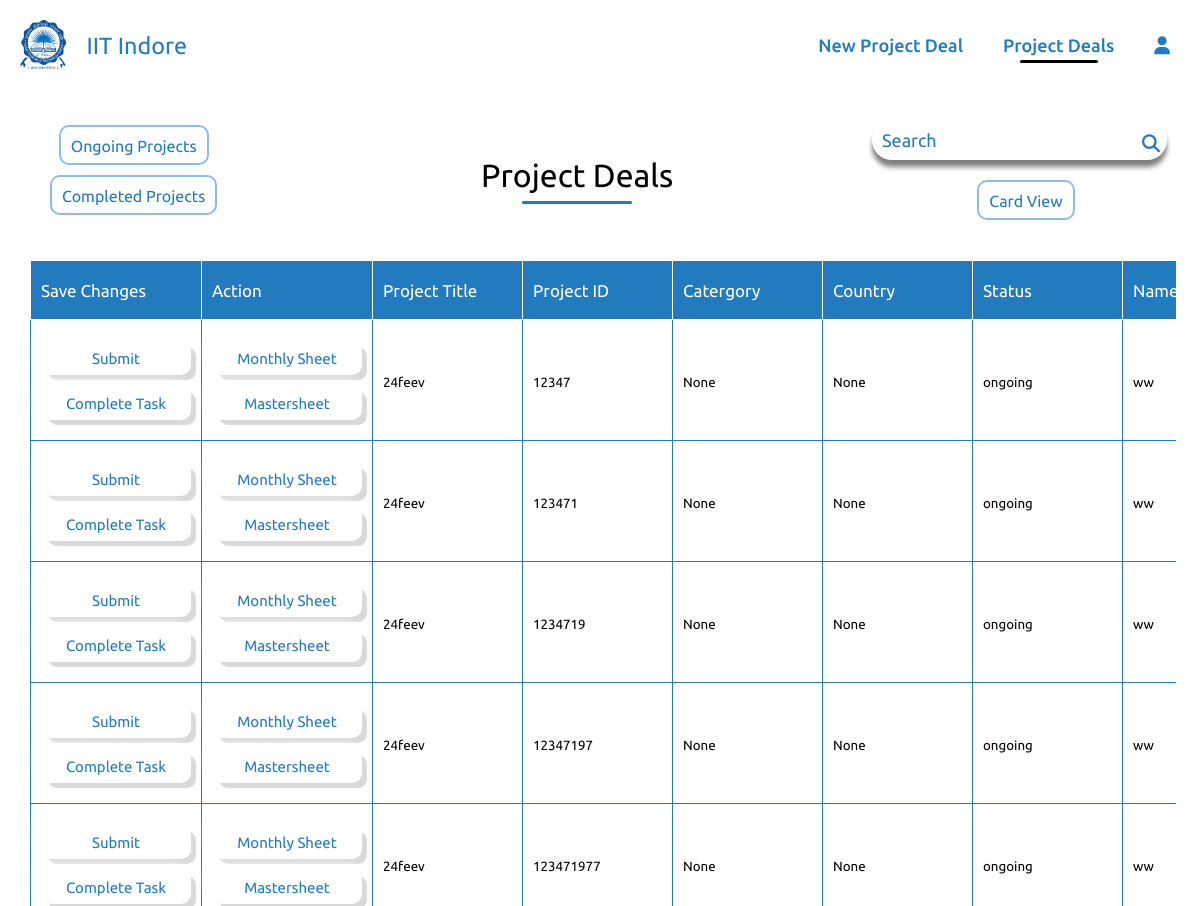
The app's page /project_listwise/ (upper part), older data.
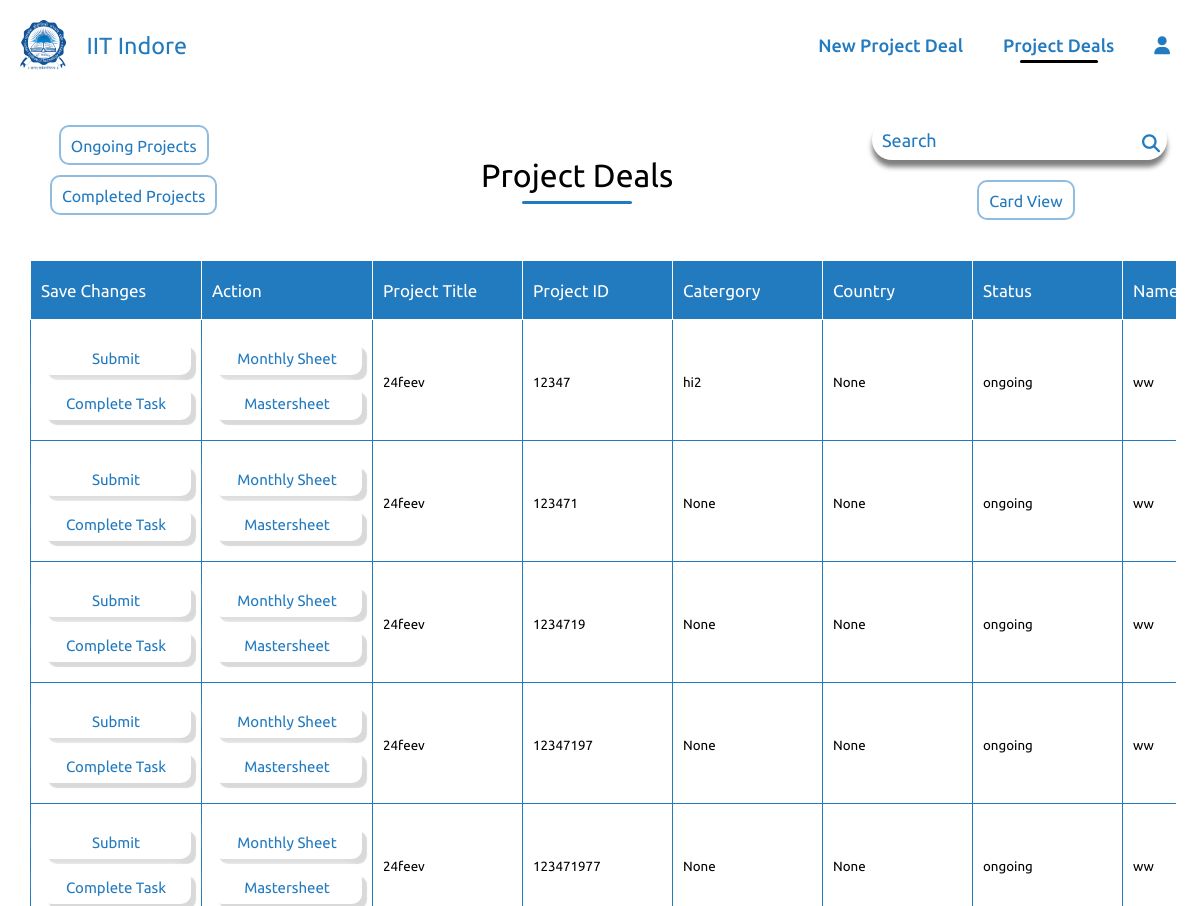
The same page, newer data.
### home/models.py (models this page shows)
class project_details(models.Model):
    Project_Fellowship_No = models.CharField(max_length=20,null=True,blank=True,default=None)
    Project_file_name = models.CharField(max_length=20,null=True,blank= True)
    PI_of_Project = models.CharField(max_length=20,blank=True,null=True)
    Sanctioned_Date = models.DateField(null=True)
    Project_Start_Date = models.DateField(null=True)
    Project_Closure_Date = models.DateField(null=True)
    Title_of_Project = models.CharField(max_length=50,blank=True,null=True)
    project_duration =models.IntegerField(null=True)
    financial_year_start_index = models.IntegerField(null=True)
    financial_year_end_index = models.IntegerField(null=True)
    start_month = models.IntegerField(null=True)
    end_month = models.IntegerField(null=True)
    funding_agency = models.CharField(max_length=100,blank=True,null=True)
    Co_PI_of_Project = models.CharField(max_length=100,blank=True,null=True)
    Country_Involved = models.CharField(max_length=100,blank=True,null=True)
    Department = models.CharField(max_length=100,blank=True,null=True)
    Category = models.CharField(max_length=100,blank=True,null=True)
    Details_of_Donors= models.CharField(max_length=100,blank=True,null=True)
    remark = models.TextField(null=True, blank=True)
    scheme_name = models.CharField(max_length=255, null=True, blank=True)
    scheme_code = models.CharField(max_length=50, null=True, blank=True)
    received_amount =models.CharField(max_length=50, null=True, blank=True)
    date_of_receipt_amount = models.DateField(default=timezone.now, null=True, blank=True)
    provisional_uc = models.TextField(null=True, blank=True)
    audited_uc = models.TextField(null=True, blank=True)
    link_uc = models.URLField(null=True, blank=True)
    sanction_letters_link = models.URLField(null=True, blank=True)
    total_project_cost = models.CharField(max_length=50, null=True, blank=True)
    fellowship_type = models.CharField(max_length=100, null=True, blank=True)
    TASK_CHOICES = [
        ('ongoing', 'Ongoing'),
        ('completed', 'Completed'),
    ]
    task = models.CharField(
        max_length=10,
        choices=TASK_CHOICES,
        default='ongoing',
    )

### home/views.py (the view)
# urls.py: path('project_listwise/',views.project_listwise,name='project_listwise'),
def project_listwise(request):
    projects =  project_details.objects
    filter_option = request.GET.get('filter')
    if filter_option == 'ongoing':
        projects = projects.filter(task='ongoing')
    elif filter_option == 'completed':
        projects = projects.filter(task='completed')
    sort_by = request.GET.get('sortBy', 'Title_of_Project')
    sort_order = request.GET.get('sortOrder', 'asc')
    if sort_order == 'asc':
        projects = projects.order_by(sort_by)
    else:
        projects = projects.order_by(f'-{sort_by}')
    context = {'projects': projects}
    return render(request, 'project_listwise.html', context)

### templates/project_listwise.html (shortened to what this page needs)
{% load static %}
<!DOCTYPE html>
<html>
<head>
    <link rel="stylesheet" href="{% static 'style.css' %}">
</head>
<body>
    <div class="navbar1">
        <div class="title">
            <a href="{% url "homepage" %}" class="lo">
              <img src="{% static "IITI_Logo.png" %}" class="logo">
              <h3>IIT Indore</h3>
            </a>
        </div>
        <div class="links">
            <ul>
                <li><a href="{% url "index" %}">New Project Deal</a></li>
                <li><a href="{% url "project_list" %}" class="active"> Project Deals</a></li>
                <li><a href="{% url "logout" %}"><i class="fa-solid fa-user"></i></a></li>
            </ul>
        </div>
    </div>
    <div class="titles">
      <div class="dropdown">
        <div class="dropdown-menu" aria-labelledby="dropdownMenuButton">
          <a class="dropdown-item" href="#" onclick="showOngoingProjects()">Ongoing Projects</a>
          <a class="dropdown-item" href="#" onclick="showCompletedProjects()">Completed Projects</a>
        </div>
      </div>
      <div class="sub_nav">
          <div class="project_list"><h1>Project Deals</h1></div>
      </div>
      <div class="search">
        <form class="search-bar sub_nav" method="GET" action="{% url 'project_search' %}">
            <div><input type="text" name="q" placeholder="Search"></div>
            <div><button type="submit"><i class="fa-solid fa-magnifying-glass"></i></button></div>
        </form>
        <a href="{% url 'project_list' %}">Card View</a>
      </div>
    </div>
    <div class="table-container">
      <table>
        <thead>
            <tr>
                <th>Save Changes</th>
                <th>Action</th>
                <th onclick="sortTable('Title_of_Project')">Project Title</th>
                <th onclick="sortTable('Project_Fellowship_No')">Project ID</th>
                <th>Catergory</th>
                <th>Country</th>
                <th>Status</th>
                <th>Name Of PI</th>
            </tr>
        </thead>
        <tbody>
            {% for project in projects %}
                <tr>
                  <form method="post" action="{% url 'submit_project_data' project_id=project.id %}">
                    <td>
                      <button type="submit" class="button">Submit</button>
                      <a style="text-decoration: none;" href="{% url 'complete_task' project_id=project.id %}">
                        <button class="button">Complete Task</button>
                    </a>
                  </td>
                  <td>
                    <a style="text-decoration: none;" href="{% url 'fill' project_id=project.id %}">
                        <button class="button">Monthly Sheet</button>
                    </a>
                    <a style="text-decoration: none;" href="{% url 'mastersheet' project_id=project.id %}">
                        <button class="button">Mastersheet</button>
                    </a>
                </td>
                  <td><input type="text" name="Title_of_Project" value="{{ project.Title_of_Project }}"></td>
                  <td><input type="text" name="Project_Fellowship_No" value="{{ project.Project_Fellowship_No }}"></td>
                  <td><input type="text" name="Category" value="{{ project.Category }}"></td>
                  <td><input type="text" name="Country_Involved" value="{{ project.Country_Involved }}"></td>
                  <td><input type="text" name="task" value="{{ project.task }}"></td>
                  <td><input type="text" name="PI_of_Project" value="{{ project.PI_of_Project }}"></td>
                  </form>
                </tr>
            {% endfor %}
        </tbody>
    </table>
    </div>
</body>
</html>

Row changes from the older to the newer data that the page shows:
changed project_details (number 1 of 5 on the later page): Category "None" → "hi2"
